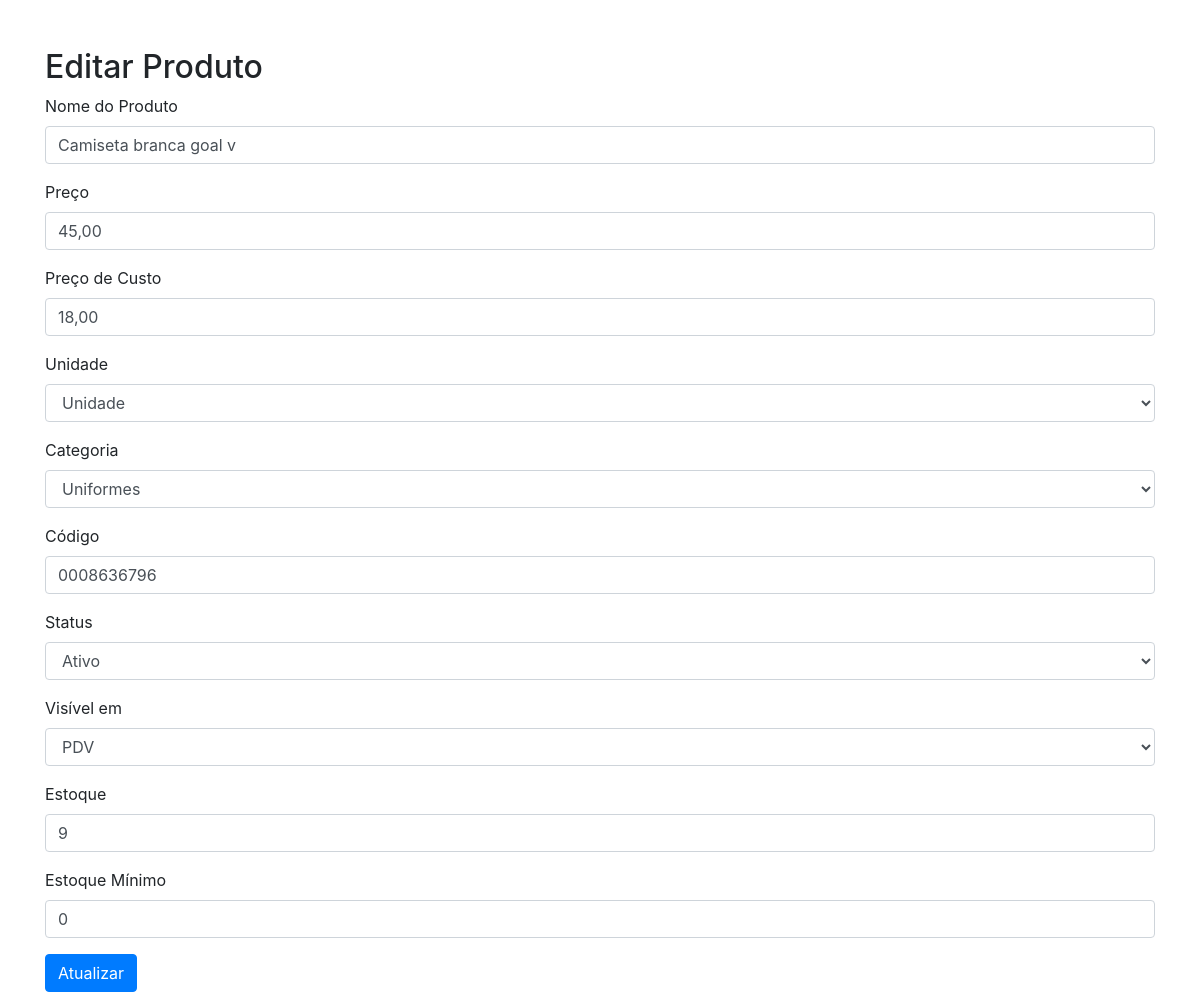
Screenshot of /editar_produto.php?id=3 (signed in) with the database file from the repository.
### tables this page shows
CREATE TABLE `produtos` (
  `id` int(11) NOT NULL,
  `nome` varchar(100) NOT NULL,
  `preco` decimal(10,2) NOT NULL,
  `preco_custo` decimal(10,2) NOT NULL,
  `unidade` enum('unidade','kilograma','centimetros') NOT NULL,
  `categoria_id` int(11) NOT NULL,
  `codigo` varchar(50) NOT NULL,
  `status` enum('ativo','inativo') NOT NULL,
  `visivel_em` enum('PDV','Site','Ambos') NOT NULL,
  `created_at` timestamp NOT NULL DEFAULT current_timestamp(),
  `estoque` int(11) DEFAULT 0,
  `estoque_minimo` int(11) DEFAULT 0
);

CREATE TABLE `categorias` (
  `id` int(11) NOT NULL,
  `nome` varchar(100) NOT NULL,
  `created_at` timestamp NOT NULL DEFAULT current_timestamp()
);

### editar_produto.php (the view, shortened to what this page needs)
<?php
require 'db.php';
$id = $_GET['id'];
$stmt = $pdo->prepare('SELECT * FROM produtos WHERE id = ?');
$stmt->execute([$id]);
$produto = $stmt->fetch(PDO::FETCH_ASSOC);
$stmt = $pdo->query('SELECT id, nome FROM categorias');
$categorias = $stmt->fetchAll();
?>
<!DOCTYPE html>
<html lang="pt-br">
<head>
    <link rel="stylesheet" href="https://stackpath.bootstrapcdn.com/bootstrap/4.5.2/css/bootstrap.min.css">
</head>
<body>
    <div class="container">
        <h2 class="mt-5">Editar Produto</h2>
        <form method="POST" action="editar_produto.php?id=<?= $id ?>">
            <div class="form-group">
                <label for="nome">Nome do Produto</label>
                <input type="text" name="nome" class="form-control" id="nome" value="<?= $produto['nome'] ?>" required>
            </div>
            <div class="form-group">
                <label for="preco">Preço</label>
                <input type="text" name="preco" class="form-control" id="preco" value="<?= number_format($produto['preco'], 2, ',', '.') ?>" required>
            </div>
            <div class="form-group">
                <label for="preco_custo">Preço de Custo</label>
                <input type="text" name="preco_custo" class="form-control" id="preco_custo" value="<?= number_format($produto['preco_custo'], 2, ',', '.') ?>" required>
            </div>
            <div class="form-group">
                <label for="unidade">Unidade</label>
                <select name="unidade" class="form-control" id="unidade" required>
                    <option value="unidade" <?= $produto['unidade'] == 'unidade' ? 'selected' : '' ?>>Unidade</option>
                </select>
            </div>
            <div class="form-group">
                <label for="categoria_id">Categoria</label>
                <select name="categoria_id" class="form-control" id="categoria_id" required>
                    <?php foreach ($categorias as $categoria): ?>
                        <option value="<?= $categoria['id'] ?>" <?= $produto['categoria_id'] == $categoria['id'] ? 'selected' : '' ?>><?= $categoria['nome'] ?></option>
                    <?php endforeach; ?>
                </select>
            </div>
            <div class="form-group">
                <label for="codigo">Código</label>
                <input type="text" name="codigo" class="form-control" id="codigo" value="<?= $produto['codigo'] ?>" required>
            </div>
            <div class="form-group">
                <label for="status">Status</label>
                <select name="status" class="form-control" id="status" required>
                    <option value="ativo" <?= $produto['status'] == 'ativo' ? 'selected' : '' ?>>Ativo</option>
                </select>
            </div>
            <div class="form-group">
                <label for="visivel_em">Visível em</label>
                <select name="visivel_em" class="form-control" id="visivel_em" required>
                    <option value="PDV" <?= $produto['visivel_em'] == 'PDV' ? 'selected' : '' ?>>PDV</option>
                </select>
            </div>
            <div class="form-group">
                <label for="estoque">Estoque</label>
                <input type="number" name="estoque" class="form-control" id="estoque" value="<?= $produto['estoque'] ?>" required>
            </div>
            <div class="form-group">
                <label for="estoque_minimo">Estoque Mínimo</label>
                <input type="number" name="estoque_minimo" class="form-control" id="estoque_minimo" value="<?= $produto['estoque_minimo'] ?>" required>
            </div>
            <button type="submit" class="btn btn-primary">Atualizar</button>
        </form>
    </div>
</body>
</html>

### rows the page displays
produtos: nome "Camiseta branca goal v", preco "45,00", preco_custo "18,00", unidade "Unidade", categoria_id "Uniformes", codigo "0008636796", status "Ativo", visivel_em "PDV", estoque "9", estoque_minimo "0"
